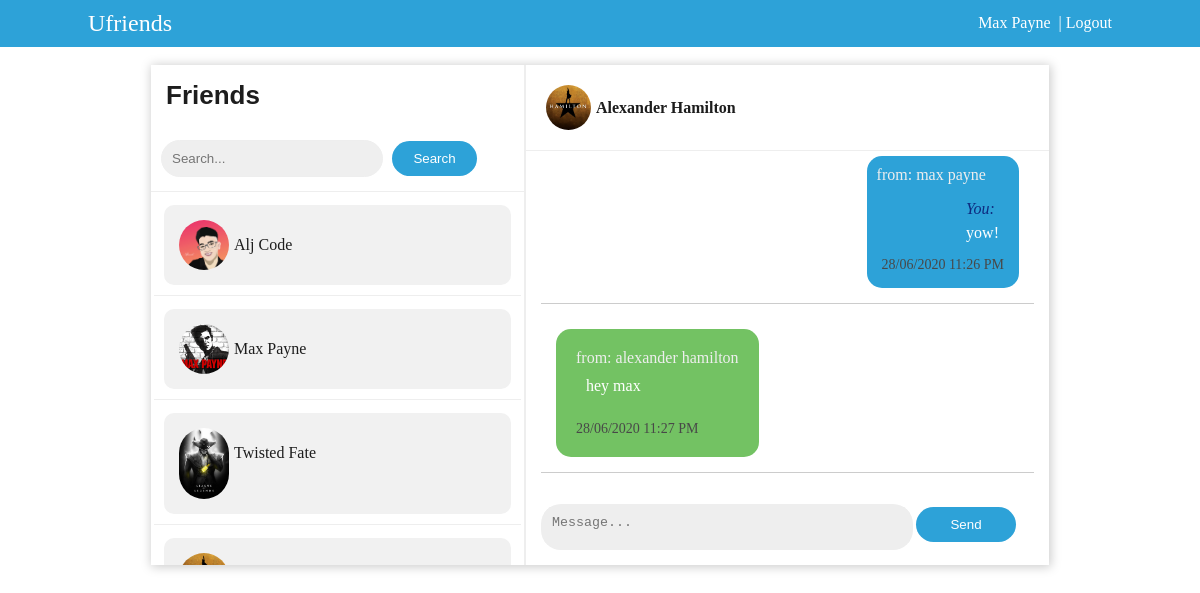
The page /index.php?contact_id=23 (signed in) on the database its author committed.
### tables this page shows
CREATE TABLE `tbl_chat_users` (
  `user_id` int(11) NOT NULL,
  `fname` varchar(25) NOT NULL,
  `lname` varchar(25) NOT NULL,
  `username` varchar(30) NOT NULL,
  `password` varchar(250) NOT NULL,
  `profile_image` text NOT NULL
);

CREATE TABLE `tbl_chat` (
  `chat_id` int(11) NOT NULL,
  `message` varchar(5000) NOT NULL,
  `sender_id` int(20) NOT NULL,
  `reciever_id` int(20) NOT NULL,
  `sent_on` datetime NOT NULL DEFAULT CURRENT_TIMESTAMP ON UPDATE CURRENT_TIMESTAMP
);

### includes/dbh.inc.php (called while the page is built, shortened)
<?php
class Database{
protected function db_connect(){
$this->db_host="localhost";
$this->db_username="root";
$this->db_password="";
$this->db_name="chatapp_db";
    $this->connection = new mysqli($this->db_host,$this->db_username,$this->db_password,$this->db_name);
    return $this->connection;
}
}
?>

### includes/select.class.php (called while the page is built, shortened)
<?php
include_once 'dbh.inc.php';
class Select_class extends Database{
public function select_contacts(){
	$query="Select * from tbl_chat_users";
	$result=mysqli_query($this->connection,$query);
	return $result;
}
public function select_details($current_user){
	$query="Select * from tbl_chat_users where user_id ='".$current_user."'";
	$result=mysqli_query($this->connection,$query);
	return $result;
}
public function get_messages($contact_id,$current_user){
$query ="Select tbl_chat.message, tbl_chat.sender_id, tbl_chat.reciever_id,
		 tbl_chat.sent_on,tbl_chat_users.user_id,tbl_chat_users.fname,tbl_chat_users.lname
		 FROM tbl_chat_users JOIN tbl_chat ON tbl_chat_users.user_id =tbl_chat.sender_id
		WHERE (tbl_chat.sender_id = '".$current_user."'
		AND tbl_chat.reciever_id = '".$contact_id."')
		OR (tbl_chat.sender_id = '".$contact_id."'
		AND tbl_chat.reciever_id = '".$current_user."')
		ORDER BY sent_on
		";
$result =mysqli_query($this->connection,$query);
return $result;
}
public function get_contact_name($contact_name){
	$query="Select fname, lname ,profile_image from tbl_chat_users where user_id ='$contact_name'";
	$result=mysqli_query($this->connection,$query);
	return $result;
}
}
?>

### index.php (the view, shortened to what this page needs)
<?php
include 'includes/select.class.php';
$conn_read_contacts = new Select_class();
$read_all_contacts = $conn_read_contacts->select_contacts();
$conn = new Select_class();
$current_user = $_SESSION['id'];
$read_login_user =$conn->select_details($current_user);
$fetch_data=mysqli_fetch_assoc($read_login_user);
$conn_getmessage = new Select_class();
$contact_id = $_GET['contact_id'];
$current_user = $_SESSION['id'];
$read_message = $conn_getmessage->get_messages($contact_id,$current_user);
$conn_getContact_name =new Select_class();
$contact_name = $_GET['contact_id'];
$read_contact_name =$conn_getContact_name->get_contact_name($contact_name);
$fetch_current_contact_name=mysqli_fetch_assoc($read_contact_name);
?>
<!Doctype html>
<html>
<head>
<link rel="stylesheet" type="text/css" href="css/main.css"/>
</head>
<body>
<div class="page-container">
  <div class="top-header">
  <div class="container">
  <div class="top-content">
	<div class="logo">
		<label style="font-size:24px;">Ufriends</label>
	</div>
	<div class="user" style="text-align:right;">
  <?php
	echo "<a href=edit_profile.php?user_id=".$current_user." style='text-decoration:none;color:#ffffff;'>" .ucfirst($fetch_data['fname'])." ".ucfirst($fetch_data['lname']). "</a>";
 ?>
<a href='functions/logout.func.php?user_id=<?php echo $fetch_data['user_id'];?>' style="text-decoration:none;color:#ffffff;">&nbsp; | Logout</a>
	</div>
	</div>
</div>
 </div><br>
 <div class="container2">
    <div class="chatapp-wrapper">
      <div class="side-panel">
        <h2>Friends</h2>
		<div class="search-section">
		 <form method="Post" action="">
		  <input type="text" class="search_friends" name="search_contact" placeholder="Search...">
		  <input type="submit" name="search-btn" class="search-friends-btn" value="Search"/>
		</form>
		</div>
	   <?php
	      while($row=mysqli_fetch_assoc($read_all_contacts)){
		?>
	  <div class="contacts">
        	<a href="index.php?contact_id=<?php echo $row['user_id'];?>"><div class="contact_list"><?php echo "<img src='".$row['profile_image']."'  />";?><?php echo ucfirst($row['fname'])." ".ucfirst($row['lname']);?></div></a>
           </div>
	   	<?php
		}
		?>
      </div>
        <div class="chat-section">
			 <div class="current_chat">
				<div class="current_chat_container">
			 <?php echo "<img src='".$fetch_current_contact_name['profile_image']."'  />";?><?php echo " <label class='chat_name'>  ".ucfirst($fetch_current_contact_name['fname'])." ".ucfirst($fetch_current_contact_name['lname'])."</label>";?>
				</div>
			 </div>
			 <div class="chats_wrapper" id="chats_wrapper" style="overflow-y:auto;height:327px;padding:5px;">
				 <?php
				 while($fetch_message=mysqli_fetch_assoc($read_message)){
					$date_sent = date_create($fetch_message['sent_on']);
					$sender_names=  "<label style='color:#eee;'>from:"." " .$fetch_message['fname']." ".$fetch_message['lname']."</label><br>";
					$messages = $fetch_message['message'];
					$sent_messages_date = "<section style='text-align:right;border:px solid red;max-width:100%;font-size:14px;'>". date_format($date_sent, 'd/m/Y  g:i A')."</section>";
				 ?>
					 <div class="message" style="overflow:hidden;background:eaeaeaa3;color:#484848;width:max-width:100%;;height:auto;margin:10px;border-bottom:1px solid #ccc;padding:15px;">
					 <?php
					 $current_user_sender ="<label style='line-height:30px;color:#0e2a7f;font-style:italic;'>You:<br></label>";
					 if($fetch_message['sender_id'] == $current_user){
						$messages_wrapper_start = "<div style='float:right;padding:10px;max-width:70%;overflow:hidden;border-radius:15px;background:#2da2d8'>";
						$messages = "<div style='color:#ffffff;padding:10px;float:right;max-width:100%;overflow:hidden;padding:10px;'>". $current_user_sender.$messages."</div></br>";
						$sent_messages_date = "<div style='float:right;margin:5px;max-width:100%;'>".$sent_messages_date."</div>";
						$messages_wrapper_end = "</div>";
					 }
					 else if($fetch_message['sender_id'] == $contact_id){
					   $messages_wrapper_start = "<div style='float:left;padding:20px;max-width:70%;overflow:hidden;border-radius:15px;background:#73c263;'>";
						$messages = "<div style='color:#ffffff;padding:10px;float:left;max-width:100%;'>".$messages."</div></br></br>";
						$sent_messages_date = "<div style='float:left;margin:px;max-width:100%;'>".$sent_messages_date."</div>";
						$messages_wrapper_end = "</div>";
					 }
					 echo $messages_wrapper_start.$sender_names;
					 echo $messages."<br>";
					 echo $sent_messages_date.$messages_wrapper_end;
					 ?>
				 </div>
				 <?php
				 }
				 ?>
				</div><br>
				<div class="type_sect" style="position:absolute;bottom:0;padding:15px;height:auto;background:#ffffff;">
					<form method="post" action="functions/send_message.func.php?contact_id=<?php echo $_GET['contact_id'];?>">
						<div class="textarea_message" style="border:none;border-radius:20px;overflow:hidden;float:left;background:#eee;">
						<textarea type="text" name="type-message" placeholder="Message..." style="outline:none;background:#eee;resize:none;padding:8px;width:350px;height:20px;margin:3px;overflow:auto;border:none;"></textarea>
						</div>
						<input type="submit" name="send-btn" value="Send" style="border:none;border-radius:20px;background:#2da2d8;color:#ffffff;padding:10px;margin:3px;width:100px;"/>
					</form>
				</div>
    </div>
	</div>
</div>
</body>
</html>

### css/main.css (style rules this page uses)
* { margin:0; padding:0; }
body { font-family:calibri; font-size:16px; }
.container { border:px solid green; width:1024px; position:relative; top:0%; left:50%; transform: translate(-50%,0%); height:auto; padding:10px; }
h2 { font-family:calibri,sans-serif; color:#1d1d1d; padding:15px; background:#ffffff; font-size:26px; }
.top-header { border:px solid yellow; background:#2da2d8; color:#ffffff; }
.top-content { display:flex; flex-wrap:wrap; }
.logo { border:px solid blue; flex:1 0 250px; width:250px; box-sizing:border; }
.user { flex:1 0 350px; width:250px; box-sizing:border; border:px solid red; line-height: 25px; }
.chatapp-wrapper { width:898px; position: relative;; top:0px; left:50%; transform: translate(-50%,0%); box-shadow:1px 1px 10px 1px #ccc; display:flex; padding:0px; flex-wrap:wrap; height:500px; }
.side-panel { flex:1 0 200px; height:500px; overflow:auto; }
.search-section { padding:10px; border-bottom:1px solid #eee; }
.search_friends { padding:10px; border:none; border:1px solid #eee; background:#eeee; border-radius:20px; width:200px; }
.search-friends-btn { padding:10px; color:#ffffff; background:#2da2d8; border:none; border-radius:20px; width:85px; margin:5px; }
.chat-section { flex:1 0 350px; border-left:2px solid #eee; height:auto; }
.contacts { padding:10px; border-bottom:1px solid #eee; margin:3px; font-family:calibri; }
.contacts a { text-decoration:none; color:#1d1d1d; line-height:30px; }
.contacts img { line-height:0px; width:50px; margin:5px; border-radius:300px; }
.contact_list { background:#f1f1f1; padding:10px; border-radius:10px; overflow:hidden; display:flex; line-height:60px; }
input[type=submit] { cursor: pointer; }
.current_chat { max-width:100%; height:auto; border-bottom:1px solid #eee; }
.current_chat_container { display:flex; padding:15px; }
.current_chat img { line-height:0px; width:45px; margin:5px; border-radius:300px; }
.current_chat .chat_name { color:#1d1d1d; line-height:55px; font-weight:700; }

### rows shown on the page
tbl_chat_users: fname "Max", lname "Payne", profile_image (picture), fname "max", lname "payne", tbl_chat.message "yow!", tbl_chat.sent_on "28/06/2020 11:26 PM"
tbl_chat_users: profile_image (picture), fname "Alj", lname "Code"
tbl_chat_users: profile_image (picture), fname "Twisted", lname "Fate"
tbl_chat_users: profile_image (picture), fname "Alexander", lname "Hamilton", fname "alexander", lname "hamilton", tbl_chat.message "hey max", tbl_chat.sent_on "28/06/2020 11:27 PM"
